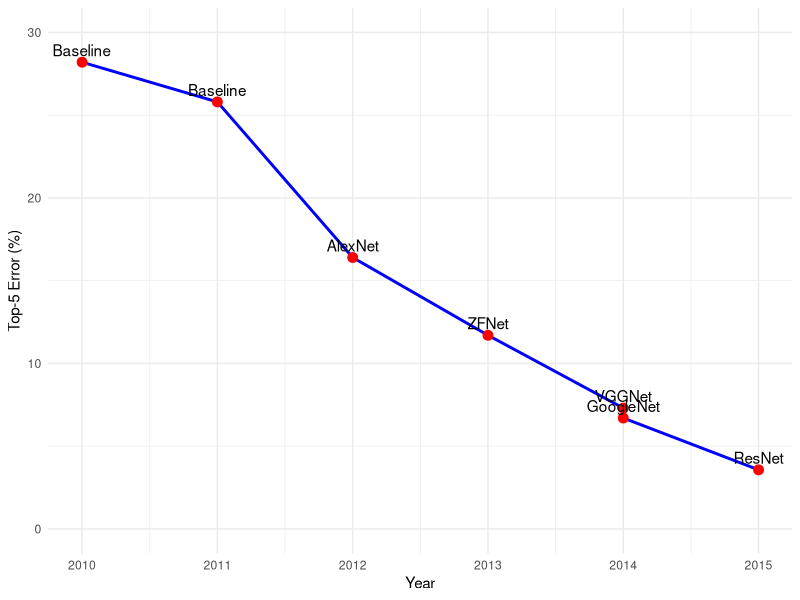
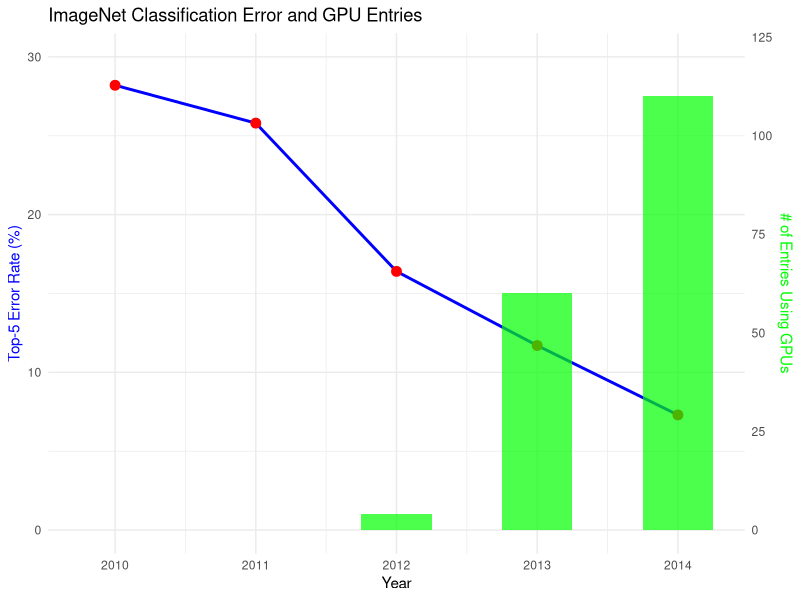
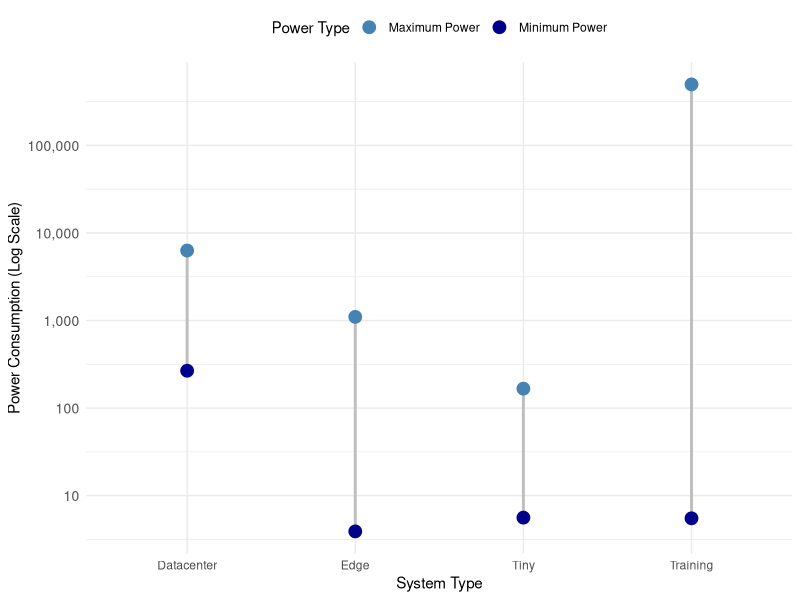

Recreate these plots in R, in order.
## ---- chunk 1
#| label: fig-imagenet-challenge
#| fig-cap: ImageNet accuracy improvements over the years.
#| echo: false

# Load necessary library
library(ggplot2)

# Create the data frame
imagenet_data <- data.frame(
  Year = c(2010, 2011, 2012, 2013, 2014, 2014, 2015),
  Model = c("Baseline", "Baseline", "AlexNet", "ZFNet", "VGGNet", "GoogleNet", "ResNet"),
  Error = c(28.2, 25.8, 16.4, 11.7, 7.3, 6.7, 3.57)
)

# Plot the data
ggplot(imagenet_data, aes(x = Year, y = Error, label = Model)) +
  geom_line(color = "blue", linewidth = 1) +
  geom_point(color = "red", size = 3) +
  geom_text(vjust = -0.5, hjust = 0.5) +
  scale_y_continuous(limits = c(0, 30)) +
  labs(x = "Year",
       y = "Top-5 Error (%)") +
  theme_minimal()
## ---- chunk 2
#| label: fig-imagenet-gpus
#| fig-cap: ImageNet accuracy improvements and use of GPUs since the dawn of AlexNet in 2012.
#| echo: false

# Load necessary library
library(ggplot2)

# Create the data frame
imagenet_data <- data.frame(
  Year = c(2010, 2011, 2012, 2013, 2014),
  Error = c(28.2, 25.8, 16.4, 11.7, 7.3), # Top-5 error rate
  GPU_Entries = c(0, 0, 4, 60, 110) # Number of entries using GPUs
)

ggplot(imagenet_data, aes(x = Year)) +
  geom_line(aes(y = Error, color = "Error Rate"), linewidth = 1) +
  geom_point(aes(y = Error, color = "Error Rate"), size = 3, color = "red") +
  geom_bar(aes(y = GPU_Entries / 4, fill = "GPU Entries"),  # Divide by 4 for proportional scaling
           stat = "identity", width = 0.5, alpha = 0.7) +
  scale_y_continuous(
    name = "Top-5 Error Rate (%)", limits = c(0, 30),
    sec.axis = sec_axis(~.*4, name = "# of Entries Using GPUs")  # Match scaling for the right axis
  ) +
  labs(
    title = "ImageNet Classification Error and GPU Entries",
    x = "Year"
  ) +
  scale_color_manual(values = c("Error Rate" = "blue")) +
  scale_fill_manual(values = c("GPU Entries" = "green")) +
  theme_minimal() +
  theme(
    axis.title.y.left = element_text(color = "blue"),
    axis.title.y.right = element_text(color = "green"),
    legend.position = "none"
  )
## ---- chunk 3
#| echo: false
#| label: fig-power-differentials
#| fig-cap: Energy consumption by system type.

# Sample data to mimic the uploaded chart
power_data <- data.frame(
  SystemType = c("Tiny", "Edge", "Datacenter", "Training"),
  MinPower = c(5.6, 3.9, 266.9, 5.5),  # Minimum power values
  MaxPower = c(166.6, 1100, 6300, 498000)  # Maximum power values
)

# Convert MaxPower to kilowatts for readability
power_data$MaxPower_kW <- power_data$MaxPower / 1000
power_data$MinPower_kW <- power_data$MinPower / 1000

# Create the plot
library(ggplot2)

ggplot(power_data, aes(x = SystemType)) +
  # Line connecting MinPower and MaxPower
  geom_segment(aes(x = SystemType, xend = SystemType,
                   y = MinPower, yend = MaxPower),
               color = "gray", linewidth = 1) +
  # Points for MinPower
  geom_point(aes(y = MinPower, color = "Minimum Power"), size = 4) +
  # Points for MaxPower
  geom_point(aes(y = MaxPower, color = "Maximum Power"), size = 4) +
  # Logarithmic y-axis for wide range
  scale_y_log10(
    name = "Power Consumption (Log Scale)",
    labels = scales::comma_format(scale = 1)
  ) +
  labs(
    x = "System Type",
    color = "Power Type",
  ) +
  scale_color_manual(values = c("Minimum Power" = "darkblue", "Maximum Power" = "steelblue")) +
  theme_minimal() +
  theme(
    plot.title = element_text(hjust = 0.5, size = 14),
    legend.position = "top",
    axis.text.y = element_text(size = 10)
  )

